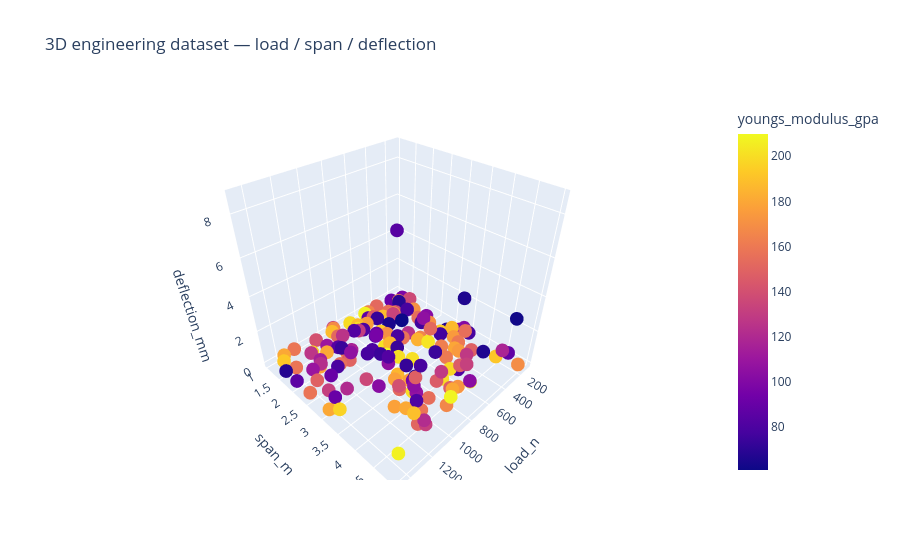

Notebook code cell kept with this figure:
### Code cell
# 3D scatter with three dimensions from the synthetic ML dataset.
if PLOTLY_AVAILABLE:
    fig = px.scatter_3d(ml_data, x="load_n", y="span_m", z="deflection_mm", color="youngs_modulus_gpa",
                        title="3D engineering dataset — load / span / deflection")
    fig.show()
else:
    fig = plt.figure(figsize=(8,5)); ax=fig.add_subplot(111, projection="3d")
    ax.scatter(ml_data.load_n, ml_data.span_m, ml_data.deflection_mm, c=ml_data.youngs_modulus_gpa)
    plt.show()

### Figure 1 — Plotly figure (JSON) as saved in the notebook; plotly's stock layout.template omitted (floating-point values rounded to 4 significant figures; data arrays with more than 128 entries replaced by an {"elided": "..."} marker saying what was removed)
{"data": [{"hovertemplate": "load_n=%{x}<br>span_m=%{y}<br>deflection_mm=%{z}<br>youngs_modulus_gpa=%{marker.color}<extra></extra>", "legendgroup": "", "marker": {"color": {"elided": "160 float values"}, "coloraxis": "coloraxis", "symbol": "circle"}, "mode": "markers", "name": "", "scene": "scene", "showlegend": false, "type": "scatter3d", "x": {"elided": "160 float values"}, "y": {"elided": "160 float values"}, "z": {"elided": "160 float values"}}], "layout": {"coloraxis": {"colorbar": {"title": {"text": "youngs_modulus_gpa"}}, "colorscale": [[0.0, "#0d0887"], [0.1111, "#46039f"], [0.2222, "#7201a8"], [0.3333, "#9c179e"], [0.4444, "#bd3786"], [0.5556, "#d8576b"], [0.6667, "#ed7953"], [0.7778, "#fb9f3a"], [0.8889, "#fdca26"], [1.0, "#f0f921"]]}, "legend": {"tracegroupgap": 0}, "scene": {"domain": {"x": [0.0, 1.0], "y": [0.0, 1.0]}, "xaxis": {"title": {"text": "load_n"}}, "yaxis": {"title": {"text": "span_m"}}, "zaxis": {"title": {"text": "deflection_mm"}}}, "title": {"text": "3D engineering dataset — load / span / deflection"}}}
